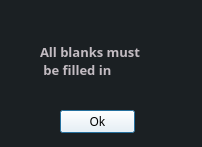
<?xml version="1.0" encoding="UTF-8"?>
<ui version="4.0">
 <class>dlgStudentError</class>
 <widget class="QDialog" name="dlgStudentError">
  <property name="geometry">
   <rect>
    <x>0</x>
    <y>0</y>
    <width>202</width>
    <height>147</height>
   </rect>
  </property>
  <property name="minimumSize">
   <size>
    <width>202</width>
    <height>147</height>
   </size>
  </property>
  <property name="maximumSize">
   <size>
    <width>202</width>
    <height>147</height>
   </size>
  </property>
  <property name="windowTitle">
   <string>Error</string>
  </property>
  <property name="styleSheet">
   <string notr="true">background: #1b2023;</string>
  </property>
  <widget class="QLabel" name="txtStudentError">
   <property name="geometry">
    <rect>
     <x>40</x>
     <y>20</y>
     <width>131</width>
     <height>81</height>
    </rect>
   </property>
   <property name="font">
    <font>
     <family>JetBrains Mono</family>
     <pointsize>10</pointsize>
     <weight>75</weight>
     <bold>true</bold>
    </font>
   </property>
   <property name="styleSheet">
    <string notr="true">color: #c3bcc2;</string>
   </property>
   <property name="text">
    <string>All blanks must 
 be filled in</string>
   </property>
  </widget>
  <widget class="QPushButton" name="btnDlgStudentError">
   <property name="geometry">
    <rect>
     <x>60</x>
     <y>110</y>
     <width>75</width>
     <height>23</height>
    </rect>
   </property>
   <property name="font">
    <font>
     <family>JetBrains Mono</family>
     <pointsize>9</pointsize>
    </font>
   </property>
   <property name="styleSheet">
    <string notr="true">background: white;
</string>
   </property>
   <property name="text">
    <string>Ok</string>
   </property>
  </widget>
 </widget>
 <resources/>
 <connections/>
</ui>
